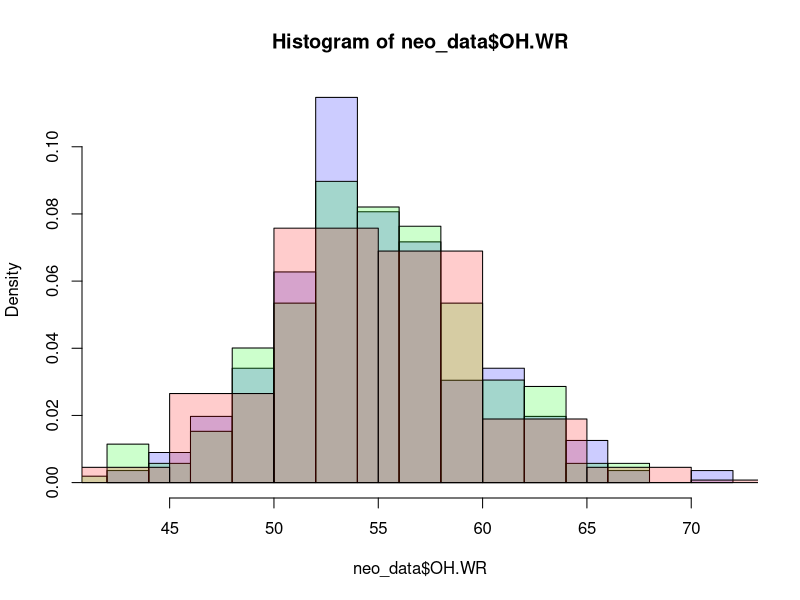
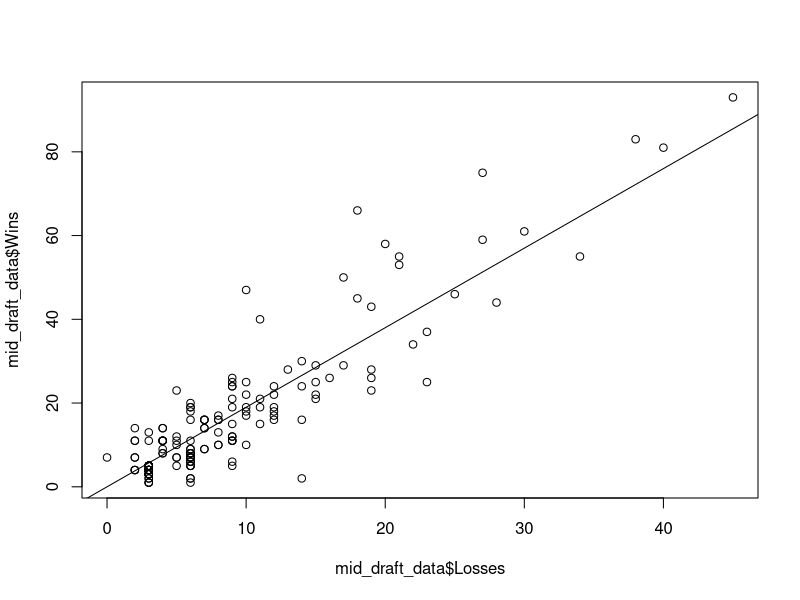
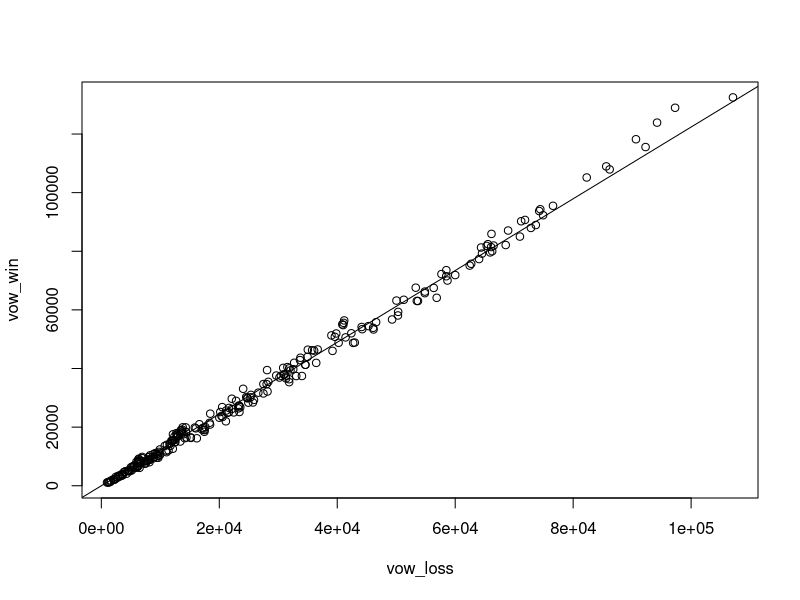
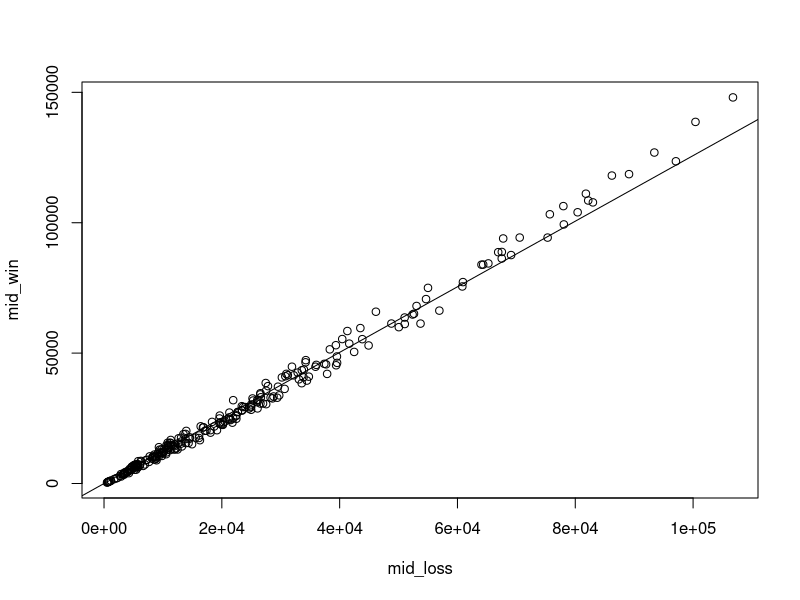
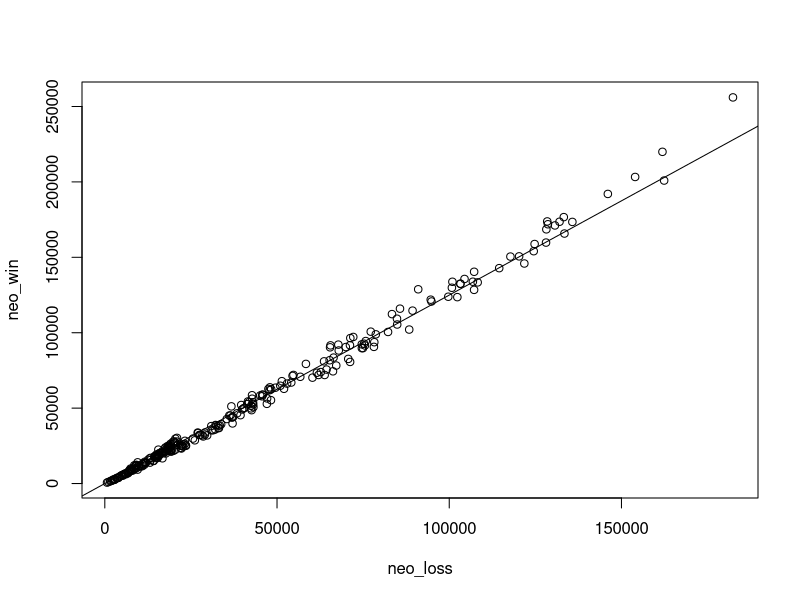

Recreate these plots in R, in order.
## ---- chunk 1
knitr::opts_chunk$set(echo = TRUE)
## ---- chunk 2
neo_data <- read.csv("neo.csv")
mid_data <- read.csv("mid.csv")
vow_data <- read.csv("vow.csv")

mid_draft_data <- read.csv("mid_draft.csv")
winrate_draft_data <-read.csv("win_rate.csv")

vow_bombs = c("Avabruck Caretaker", "Dreadfast Demon", "Toxrill the Corrosive", "Henrika Domnathi", "Cemetary Desecrator", "Halana and Alena Partners", "Sorin the Mirthless", "Manaform Hellkite", "Wedding Annoucement")

neo_bombx = c("Jugan Defends the Temple", "Farewell", "Tamiyo Compleated Sage", "The Wandering Emperor", "Kaito Shizuki", "Kura the Boundless Sky", "Atushi the Blazing Sky", "Junji the Midnight Sky", "Kairi the Swirling Sky", "Ao the Dawn Sky", "Tezzeret Betrayer of Flesh", "Reckoner Bankbuster")



game_wins = 114
game_losses = 60
## ---- chunk 3

hist(neo_data$OH.WR, freq = F, col=rgb(0,0,1,alpha=0.2))
hist(mid_data$OH.WR, freq = F, col=rgb(0,1,0,alpha=0.2), add = T)
hist(vow_data$OH.WR, freq = F, col=rgb(1,0,0,alpha=0.2), add = T)

## ---- chunk 4
c(neo_data$Name[which.max(neo_data$OH.WR)], mid_data$Name[which.max(mid_data$OH.WR)], vow_data$Name[which.max(vow_data$OH.WR)])
## ---- chunk 5

total_played = sum(mid_draft_data$Wins) + sum(mid_draft_data$Losses)
num_wins = sum(mid_draft_data$Wins)
num_loss = sum(sum(mid_draft_data$Losses))

plot(y = mid_draft_data$Wins, x = mid_draft_data$Losses, type = "p")  #plot the wins over the losses
abline(a = 0, b = game_wins/game_losses)                              #add a line with the slope of our wins over losses to see how are data                                                                           #compare
## ---- chunk 6

vow_win = c(vow_data$GP.WR/100 * vow_data$X..GP)
vow_loss = c(vow_data$X..GP - vow_win)

plot(vow_loss, vow_win, type = 'p')
abline(a = 0, b = sum(vow_win, na.rm = T)/sum(vow_loss, na.rm = T))

## ---- chunk 7

mid_win = c(mid_data$GP.WR/100 * mid_data$X..GP)
mid_loss = c(mid_data$X..GP - mid_win)

plot(mid_loss, mid_win, type = 'p')
abline(a = 0, b = sum(mid_win, na.rm = T)/sum(mid_loss, na.rm = T))

## ---- chunk 8

neo_win = c(neo_data$GP.WR/100 * neo_data$X..GP)
neo_loss = c(neo_data$X..GP - neo_win)

plot(neo_loss, neo_win, type = 'p')
abline(a = 0, b = sum(neo_win, na.rm = T)/sum(neo_loss, na.rm = T))
